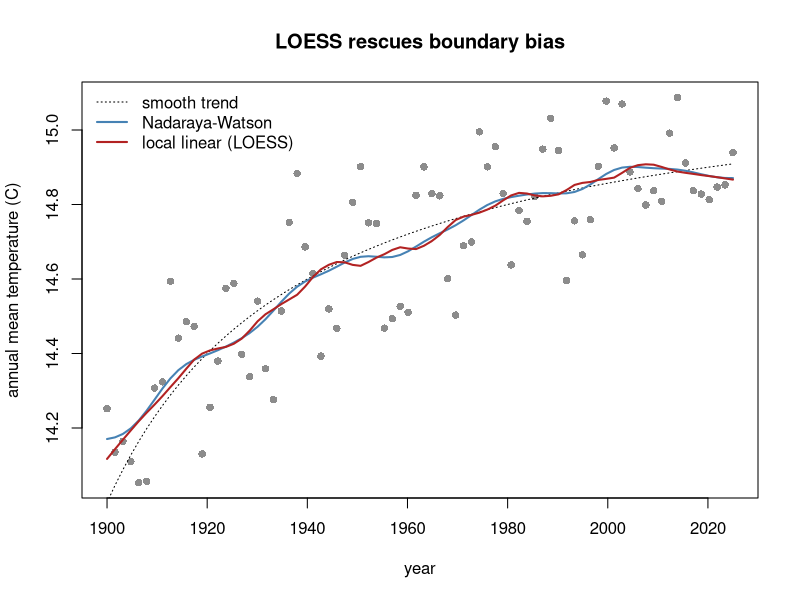

This chart was generated by the following R code:
# Boundary bias of kernel regression: Nadaraya-Watson versus local linear LOESS.
set.seed(42)
x <- seq(1900, 2025, length.out = 80)
true_trend <- 14 + 1.2 * (x - 1900) / (40 + (x - 1900))
y <- true_trend + sin(x / 2) * 0.15 + rnorm(length(x), sd = 0.08)
nw_fit <- ksmooth(x, y, kernel = "normal", bandwidth = 15, x.points = x)
loess_fit <- loess(y ~ x, span = 0.25, degree = 1)
plot(x, y, pch = 16, col = "grey55", xlab = "year", ylab = "annual mean temperature (C)",
     main = "LOESS rescues boundary bias")
lines(x, true_trend, lty = 3)
lines(nw_fit$x, nw_fit$y, col = "steelblue", lwd = 2)
lines(x, predict(loess_fit, newdata = data.frame(x = x)), col = "firebrick", lwd = 2)
legend("topleft", c("smooth trend", "Nadaraya-Watson", "local linear (LOESS)"), lty = c(3, 1, 1),
       col = c("black", "steelblue", "firebrick"), lwd = c(1, 2, 2), bty = "n")
